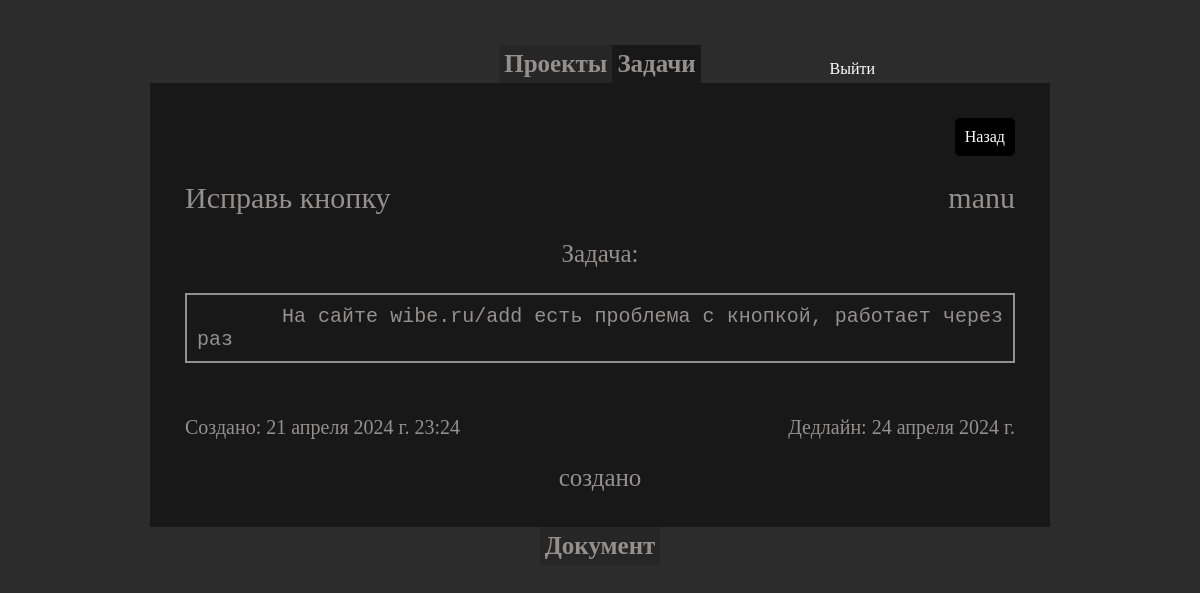
The app's page /job/task/1 (signed in) with its own data.
### project/models.py (models this page shows, shortened)
class Task(models.Model):
	author_task = models.ForeignKey(User, on_delete=models.CASCADE, verbose_name='Создатель', related_name='author_task')
	performer_task = models.ForeignKey(User, on_delete=models.CASCADE, verbose_name='Исполнитель', related_name='performer_task')
	project_task = models.ForeignKey(Project, on_delete=models.CASCADE, verbose_name='Проект', related_name='project_task', null=True, blank=True)
	title_task = models.CharField('Название', max_length=50)
	task = models.TextField('Задача')
	deadline_task = models.DateField('Дедлайн')
	file_task = models.FileField('Документ', null=True, blank=True, upload_to='file/task/')
	date_task = models.DateTimeField('Дата создания', auto_now_add=True)
	status_task = models.CharField('Стаутс', max_length=20, default='создано')
	class Meta:
		verbose_name = 'Задание'
		verbose_name_plural = 'Задания'

### project/views.py (the view)
# urls.py: path('task/<int:pk>', views.details_task, name='details_task'),
@login_required
def details_task(request, pk):
	task = get_object_or_404(Task, pk=pk)
	project = task.project_task
	data = {
		'task' : task,
		'project' : project,
		'taskForm' : TaskForm()
	}
	return render(request, 'project/details_task.html', data)

### project/templates/project/details_task.html (shortened to what this page needs)
{% extends 'project/main.html' %}
{% block tab %}
	<div class="tab">
		<a href="{% url 'project' %}" class="tabs-btn"  type="button" id="a-project">Проекты</a>
		<a href="{% url 'task_list' pk=project.id %}" class="tabs-btn active" type="button" id="a-task">Задачи</a>
	</div>
{% endblock %}
{% block content %}
	<div class="details">
		<div class="last-btn detal">
			<a href="{% url 'task_list' pk=project.id %}" type="button" class="form-btn" name="datails-project-btn">Назад</a>
		</div>
		<div class="details-header">
			<h1 class="create-title">{{ task.title_task }}</h1>
			<h1 class="create-title">{{ task.author_task.username }}</h1>
		</div>
		<p class="details-tz">Задача: </p> <pre class="details-tz-text">{{ task.task }}</pre>
		<br/>
		<div class="details-header">
			<p class="details_date">Создано: {{ task.date_task }}</p>
			<p class="details_date">Дедлайн: {{ task.deadline_task }}</p>
		</div>
		<p class="details-status">{{ task.status_task }}</p>
	</div>
{% endblock %}
{% block footertab %}
	{% if task.performer_task == user %}
		<div class="tab">
			<a href="#" onclick="details_task()" class="tabs-btn" type="button" id="details-task">Документ</a>
		</div>
	{% endif %}
{% endblock %}

### project/templates/project/main.html (shortened to what this page needs)
{% load static %}
<!DOCTYPE html>
<html lang="en">
  <head>
    <link rel="stylesheet" href="{% static 'main/css/main.css' %}" />
  </head>
  <body>
    <div class="header">
      <div class="container">
        <div class="projects">
          {% block tab %}
          {% endblock %}
          <div class="logout">
            <a href="{% url 'logout' %}">Выйти</a>
          </div>
          <div class="projects-info">
            {% block content %}
            {% endblock %}
          </div>
          {% block footertab %}
          {% endblock %}
        </div>
      </div>
    </div>
  </body>
</html>

### main/static/main/css/main.css (style rules this page uses)
body { background: #2c2c2c; color: #939090; }
.form-btn { border-radius: 5px; padding: 10px; color: #fff; background-color: black; }
.container { max-width: 1230px; padding: 0 15px; margin: 0 auto; }
.header { padding-top: 45px; }
.projects { display: block; }
.logout a { position: absolute; right: 325px; top: 60px; color: #fff; }
.tab { display: flex; justify-content: center; row-gap: 10px; }
.tabs-btn { font-weight: 700; font-size: 25px; text-align: center; background-color: #272626; padding: 5px; color: #939090; }
.tabs-btn.active { background-color: #181818; }
.projects-info { min-height: 377px; width: 900px; background-color: #181818; padding: 15px; margin: 0 auto; }
.create-title { font-size: 30px; text-align: center; }
.last-btn { margin-bottom: 15px; font-size: 16px; margin-right: 15px; display: flex; justify-content: end; }
.last-btn.detal { margin-right: 0px; }
.details { margin: 20px; font-size: 25px; }
.details-header { width: 100%; display: flex; margin-top: 25px; justify-content: space-between; }
.details-tz { margin-top: 25px; text-align: center; }
.details-tz-text { font-size: 20px; margin-top: 25px; text-wrap: wrap; text-indent: 85px; width: 830px; text-align: justify; padding: 10px; border: 2px solid #939090; }
.details_date { font-size: 20px; }
.details-status { margin-top: 25px; display: flex; justify-content: center; }

### records on screen
Task: title_task "Исправь кнопку", author_task.username "manu", task "На сайте wibe.ru/add есть проблема с кнопкой, работает через раз", date_task "21 апреля 2024 г. 23:24", deadline_task "24 апреля 2024 г.", status_task "создано"
